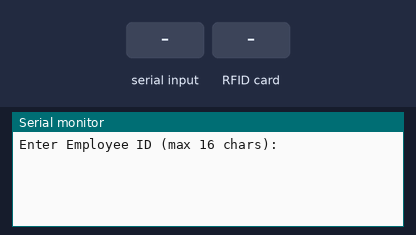
Recording of a sketch running on a simulated ESP8266 (NodeMCU). Parts: the last lines printed to the serial monitor. The inputs (shaded band) are chosen by the test bench.

Above: at 2.7 s.
2.8 s: "1\n" received over Serial
At 4.0 s:
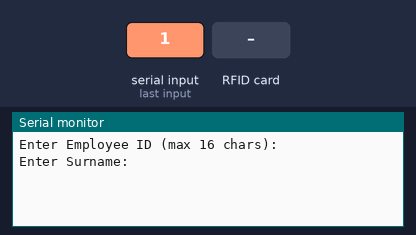
4.3 s: "0\n" received over Serial
At 5.3 s:
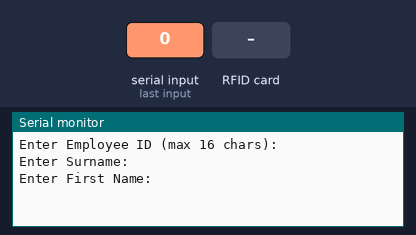
5.8 s: "2\n" received over Serial
At 6.5 s:
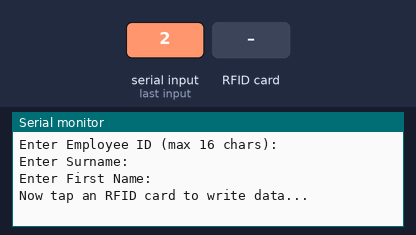
7.3 s: RFID card 5E 7A 19 C4 held to the reader
At 7.7 s:
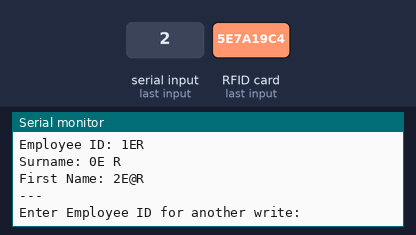

The sketch:

write_data_to_rifd.ino
```cpp
#include <SPI.h>
#include <MFRC522.h>

#define RST_PIN  D3 // D1
#define SS_PIN   D4  // D2

MFRC522 mfrc522(SS_PIN, RST_PIN);
MFRC522::MIFARE_Key key;

String empID = "", surname = "", firstName = "";

void setup() {
  delay(1500);
  Serial.begin(115200);
  SPI.begin();
  mfrc522.PCD_Init();

  // Default key (factory)
  for (byte i = 0; i < 6; i++) key.keyByte[i] = 0xFF;

  Serial.println("Enter Employee ID (max 16 chars):");
}

void loop() {
  static byte inputStage = 0;

  if (Serial.available()) {
    String input = Serial.readStringUntil('\n');
    input.trim();
    if (input.length() > 16) {
      Serial.println("Input too long! Max 16 characters. Try again:");
      return;
    }

    if (inputStage == 0) {
      empID = input;
      Serial.println("Enter Surname:");
      inputStage++;
    } else if (inputStage == 1) {
      surname = input;
      Serial.println("Enter First Name:");
      inputStage++;
    } else if (inputStage == 2) {
      firstName = input;
      Serial.println("Now tap an RFID card to write data...");
      inputStage++;
    }
  }

  if (inputStage == 3) {
    if (!mfrc522.PICC_IsNewCardPresent() || !mfrc522.PICC_ReadCardSerial()) return;

    Serial.println("Card detected, writing data...");
    if (writeBlock(4, empID) && writeBlock(5, surname) && writeBlock(6, firstName)) {
      Serial.println("✅ Data written successfully!\n\nReading back...");
      readBlock(4, "Employee ID");
      readBlock(5, "Surname");
      readBlock(6, "First Name");
    } else {
      Serial.println("❌ Error writing data!");
    }

    mfrc522.PICC_HaltA();
    mfrc522.PCD_StopCrypto1();

    Serial.println("\n---\nEnter Employee ID for another write:");
    empID = surname = firstName = "";
    inputStage = 0;
    delay(2000);
  }
}

bool writeBlock(byte blockAddr, String data) {
  byte buffer[16];
  data.getBytes(buffer, sizeof(buffer));

  if (mfrc522.PCD_Authenticate(MFRC522::PICC_CMD_MF_AUTH_KEY_A, blockAddr, &key, &(mfrc522.uid)) != MFRC522::STATUS_OK) {
    Serial.print("Auth failed at block "); Serial.println(blockAddr);
    return false;
  }

  if (mfrc522.MIFARE_Write(blockAddr, buffer, 16) != MFRC522::STATUS_OK) {
    Serial.print("Write failed at block "); Serial.println(blockAddr);
    return false;
  }

  return true;
}

void readBlock(byte blockAddr, const char* label) {
  byte buffer[18];
  byte size = sizeof(buffer);

  if (mfrc522.PCD_Authenticate(MFRC522::PICC_CMD_MF_AUTH_KEY_A, blockAddr, &key, &(mfrc522.uid)) != MFRC522::STATUS_OK) {
    Serial.print("Auth failed at block "); Serial.println(blockAddr);
    return;
  }

  if (mfrc522.MIFARE_Read(blockAddr, buffer, &size) != MFRC522::STATUS_OK) {
    Serial.print("Read failed for block "); Serial.println(blockAddr);
    return;
  }

  Serial.print(label); Serial.print(": ");
  for (byte i = 0; i < 16; i++) {
    if (buffer[i] >= 32 && buffer[i] <= 126) Serial.write(buffer[i]);
  }
  Serial.println();
}
```

Measured:
- after the input at 2.8 s, the serial monitor: prints a new line at once (image 1)
- after the input at 4.3 s, the serial monitor: prints a new line at once (image 2)
- after the input at 5.8 s, the serial monitor: prints a new line at once (image 3)
- after the input at 7.3 s, the serial monitor: prints a new line at once (image 4)
